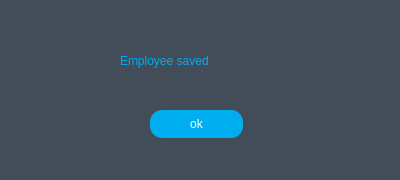
<?xml version="1.0" encoding="UTF-8"?>
<ui version="4.0">
 <class>MainWindow</class>
 <widget class="QMainWindow" name="MainWindow">
  <property name="geometry">
   <rect>
    <x>0</x>
    <y>0</y>
    <width>400</width>
    <height>180</height>
   </rect>
  </property>
  <property name="windowTitle">
   <string>MainWindow</string>
  </property>
  <property name="styleSheet">
   <string notr="true">QWidget#centralwidget{

background-color:rgb(67, 77, 90);
}</string>
  </property>
  <widget class="QWidget" name="centralwidget">
   <widget class="QLabel" name="labelAlaemEployeeSave">
    <property name="geometry">
     <rect>
      <x>120</x>
      <y>30</y>
      <width>181</width>
      <height>61</height>
     </rect>
    </property>
    <property name="styleSheet">
     <string notr="true">color: rgb(0, 173, 239);
font: 12pt &quot;MS Shell Dlg 2&quot;;</string>
    </property>
    <property name="text">
     <string>Employee saved</string>
    </property>
   </widget>
   <widget class="QPushButton" name="pushButton">
    <property name="geometry">
     <rect>
      <x>150</x>
      <y>110</y>
      <width>93</width>
      <height>28</height>
     </rect>
    </property>
    <property name="styleSheet">
     <string notr="true">
background-color:rgb(0, 173, 239);
color: rgb(255, 255, 255);
border-radius: 12px;

</string>
    </property>
    <property name="text">
     <string>ok</string>
    </property>
   </widget>
  </widget>
 </widget>
 <resources/>
 <connections/>
</ui>
